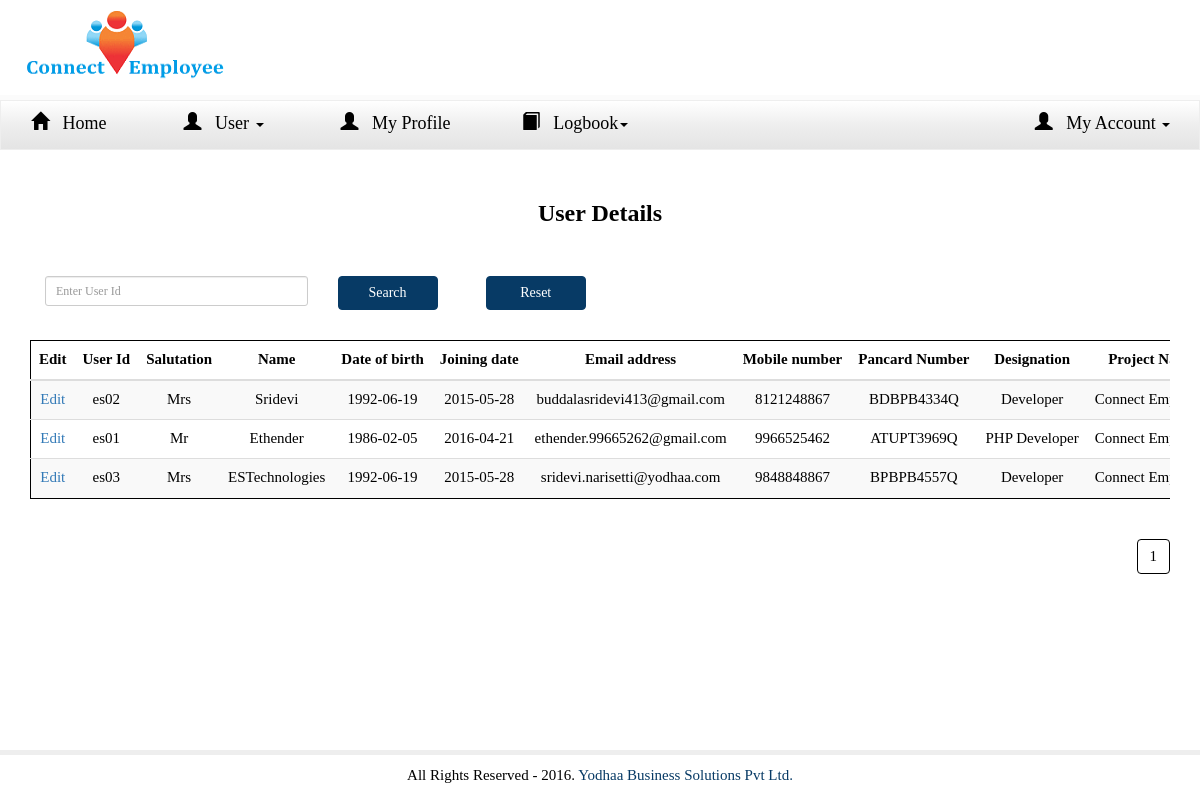
Page /user/ViewUser.php (signed in) on the committed database.
### tables this page shows
CREATE TABLE IF NOT EXISTS `AddUser` (
  `UId` int(11) NOT NULL AUTO_INCREMENT,
  `UserId` varchar(10) NOT NULL,
  `Salutation` varchar(10) NOT NULL,
  `UserName` varchar(50) NOT NULL,
  `date_of_birth` varchar(20) NOT NULL,
  `Joiningdate` varchar(20) NOT NULL,
  `email1` varchar(50) NOT NULL,
  `number` varchar(12) NOT NULL,
  `pancard_number` varchar(12) NOT NULL,
  `Designation` varchar(50) NOT NULL,
  `Employeephoto` varchar(300) NOT NULL,
  `ProjectName` varchar(50) NOT NULL,
  `password` varchar(300) NOT NULL,
  `ViewLogs` varchar(5) NOT NULL,
  `ApplyLeaves` varchar(5) NOT NULL,
  `ApproveLeaves` varchar(5) NOT NULL,
  `ApprovedBy` varchar(5) NOT NULL,
  `approveadmin` varchar(10) NOT NULL,
  `ApprovingEmployeeId` varchar(10) NOT NULL,
  `code` varchar(100) NOT NULL,
  `status` varchar(100) NOT NULL,
  `away` varchar(100) NOT NULL,
  PRIMARY KEY (`UId`),
  KEY `fk_code` (`code`)
);

### user/ViewUser.php (the view, shortened to what this page needs)
<?php
                                    	$comp = $_SESSION['company']['code'];
?>
<!DOCTYPE html>
<html lang="en">
<head>
  <link rel="stylesheet" href="http://maxcdn.bootstrapcdn.com/bootstrap/3.3.5/css/bootstrap.min.css">
  <link href="//maxcdn.bootstrapcdn.com/font-awesome/4.2.0/css/font-awesome.min.css" rel="stylesheet">
 <link href="css/bootstrap-datetimepicker.min.css" rel="stylesheet" media="screen">
<link rel="stylesheet" href="css/bootstrap.min.css">
<link href="css/index.css" rel="stylesheet">
<link href="css/main.css" rel="stylesheet">
  </head>
  <body>
  <nav class="navbar navbar-default navbar-fixed-top">
  <div class="container-fluid">
    <div class="navbar-header">
   <img class="logo" src="images/logo.gif"></img>
    </div>
    <div class="collapse navbar-collapse" id="myNavbar">
    </div>
  </div>
</nav>
<nav   class="navbar navbar-inverse" style="margin-top:100px">
    <div class="collapse navbar-collapse" id="my">
      <ul class="nav nav-pills">
  <li class="headerlinks"  ><a style=""  href="AdminHome.php" ><span class="glyphicon glyphicon-home"></span> &nbsp Home</a></li>
<li class="dropdown headerlinks">
       <a class="dropdown-toggle" data-toggle="dropdown" href="#" style="width: 200px;"><center><span class="glyphicon glyphicon-user"></span> &nbsp User <span class="caret"></span></center></a>
    </li>
      <li class="headerlinks"  ><a style=""  href="AdminMyProfile.php" ><span  class="glyphicon glyphicon-user"></span> &nbsp My Profile</a></li>
       <li class="dropdown headerlinks">
       <a class="dropdown-toggle" data-toggle="dropdown" href="#" style="width: 215px;"><center><span  class="glyphicon glyphicon-book"></span> &nbsp Logbook<span class="caret"></span></center></a>
    </li>
     <li class="dropdown headerlinks navbar-right">
       <a class="dropdown-toggle" data-toggle="dropdown" href="#" style="width: 193px;"  ><center><span  class="glyphicon glyphicon-user"></span> &nbsp My Account <span class="caret"></span></center></a>
    </li>
  </ul>
    </div>
</nav>
<div class="container" id="mainborder" style="margin-top:30px;margin-bottom:51px;">
							<?php
							$pageNumber = intval($_GET['page']);
							if($pageNumber == null or $pageNumber == '1'){
								$pageNumber = 0;
							}else{
								$pageNumber = ($pageNumber*5)-5;
							}
														$query = "SELECT * FROM AddUser WHERE code='$comp' LIMIT $pageNumber,5 ";
$resultQuery = mysql_query($query);
							$pagesTotalCount = "SELECT * FROM AddUser WHERE code='$comp'";
							$resultPagesTotalCount = mysql_query($pagesTotalCount);
							$pages = mysql_num_rows($resultPagesTotalCount);
							$pageCount = floatval($pages/5);
							$pageCount = ceil($pageCount);
							?>
							 <form name="search_form" method="POST" style="margin-top:10px;" action="ViewUser.php">
	  <center> <h3 style="margin-bottom:50px;font-weight: 700;">User Details</h3></center>
							 <div class="container">
								<div class="row">
									<div class="col-md-3">
									<div class="search">
							<input type="text" name="search_box" oninvalid="InvalidMsg(this);" oninput="InvalidMsg(this);" required="required" class="form-control input-sm" maxlength="10" placeholder="Enter User Id" />
							</div>
							</div>
							<div style="width: 12.666667%;" class="col-md-2">
							 <button type="submit"  name="search" style="width:100px;" class="btn btn-default">Search</button>							</div></form><form name="search_form" method="POST"  action="ViewUser.php">
							<div style="width: 12.666667%;" class="col-md-2">
							 <button type="submit" name="reset"  style="width:100px;" class="btn btn-default">Reset</button>
							</div>
							</div>
							 <div class="table-responsive" style="margin-top:30px;">
							 <table class="table table-striped"  id="someid">
			<thead>
			  <tr>
			  					 <th ><strong>Edit</strong></th>
								 <th ><strong>User Id</strong></th>
								 <th><strong>Salutation</strong> </th>
								 <th><strong> Name</strong> </th>
								   <th> <strong>Date of birth</strong></th>
								   <th> <strong>Joining date</strong> </th>
								     <th> <strong>Email address</strong> </th>
								   <th ><strong>Mobile number</strong></th>
								   <th ><strong>Pancard Number</strong></th>
								 <th><strong>Designation</strong> </th>
								   <th><strong>Project Name</strong></th>
								 </tr>
			</thead>
			<tbody>
			 <?php
			 		if(mysql_num_rows($resultQuery) >0){
			 while($row = mysql_fetch_array($resultQuery)){ ?>
							<tr><td><a href="EditUser.php?uid=<?php echo  $row['UId']; ?>">Edit</a></td>
								 <td><?php echo $row['UserId'];?></td>
								 <td><?php echo $row['Salutation'];?></td>
								 <td><?php echo $row['UserName'];?></td>
								 <td><?php echo $row['date_of_birth'];?></td>
								  <td><?php echo $row['Joiningdate'];?></td>
								 <td><?php echo $row['email1'];?></td>
								 <td><?php echo $row['number'];?></td>
								  <td><?php echo $row['pancard_number'];?></td>
								 <td><?php echo $row['Designation'];?></td>
								 <td><?php echo $row['ProjectName'];?></td>
							</tr>
								 <?php }
			 }else{
			 			if(isset($noFound)){
			 				echo "<tr><td style='color:red;' colspan='12'>$noFound</td></tr>";
			 			}else{
			 				echo "<tr><td style='color:red;' colspan='12'>No Records to display</td></tr>";
			 			}
			 }?>
			</tbody>
		  </table>
					</div>
										   <div>
        <ul class="pagination pull-right" >
            <?php
            	for($i = 1;$i <= $pageCount; $i++){
            		?>  <li><a href="ViewUser.php?page=<?php echo $i;?>"><?php  echo $i; ?></a></li> <?php
            	}
            ?>
        </ul>
    </div>
 <footer style="margin-bottom:0px" class="navbar navbar-default navbar-fixed-bottom footerbottom">
		<div class="col-md-12" style="text-align:center;">
			<center>     <p style="margin-top:10px;" class="footer">All Rights Reserved - 2016. <a target="t-blank" href="http://www.yodhaa.com">Yodhaa Business Solutions Pvt Ltd. </a></p></center>
		</div>
   </footer>
</body>
</html>

### user/css/index.css (style rules this page uses)
body { font-family: Cambria; font-size: 15px; color:black; }
th { white-space: nowrap; }
td { white-space: nowrap; }
.navbar-default { background-color: white; border-color: rgba(238, 238, 238, 0.24); border-bottom-width: thick; }
.navbar-fixed-bottom { background-color: white; border-color: #073A65; border-top-width: thick; border-bottom-width: inherit; }
.footerbottom { background-color: white; border-color: #eee; border-top-width: thick; border-left-width: inherit; border-right-width: inherit; border-bottom-width: inherit; }
.footer a { color: #073A65; font-family: Cambria; font-size: 15px; text-align: right; text-decoration: none; border-bottom: 2px solid white; }
.btn { background-color:#073A65; border-color: #073A65; color:white; }
.logo { color: #073A65; font-size: 30px; font-weight: 700; margin-top:10px; margin-bottom:15px; color: #073A65; padding: 0px !important; line-height: 60px; margin-left: 10px; width: 200px; height: 70px; }

### user/css/main.css (style rules this page uses)
.navbar-inverse { background-image: linear-gradient(#ffffff, #eeeeee 50%, #e4e4e4); background-repeat: no-repeat; filter: progid:DXImageTransform.Microsoft.gradient(startColorstr='#ffffffff', endColorstr='#ffe4e4e4', GradientType=0); -webkit-filter: none; filter: none; border: 1px solid rgb(238, 238, 238); text-shadow: 0 1px 0 rgb(238, 238, 238); color: black; }
.navbar { border-radius: 0px; }
.headerlinks a { color:black; font-size:18px; }

### user/ViewUser.php (style rules this page uses)
th { white-space: nowrap; text-align:center; }
td { white-space: nowrap; text-align:center; }
.pagination>li>a, .pagination>li>span { position: relative; float: left; padding: 6px 12px; margin-left: -1px; line-height: 1.42857143; color: #000000; text-decoration: none; background-color: #fff; border: 1px solid #000; }
table { border: 1px solid #000; }

### rows in the picture
adduser: UserId "es02", Salutation "Mrs", UserName "Sridevi", date_of_birth "1992-06-19", Joiningdate "2015-05-28", email1 "buddalasridevi413@gmail.com", number "8121248867", pancard_number "BDBPB4334Q", Designation "Developer", ProjectName "Connect…"
adduser: UserId "es01", Salutation "Mr", UserName "Ethender", date_of_birth "1986-02-05", Joiningdate "2016-04-21", email1 "ethender.99665262@gmail.com", number "9966525462", pancard_number "ATUPT3969Q", Designation "PHP Developer", ProjectName "Connect…"
adduser: UserId "es03", Salutation "Mrs", UserName "ESTechnologies", date_of_birth "1992-06-19", Joiningdate "2015-05-28", email1 "sridevi.narisetti@yodhaa.com", number "9848848867", pancard_number "BPBPB4557Q", Designation "Developer", ProjectName "Connect…"
